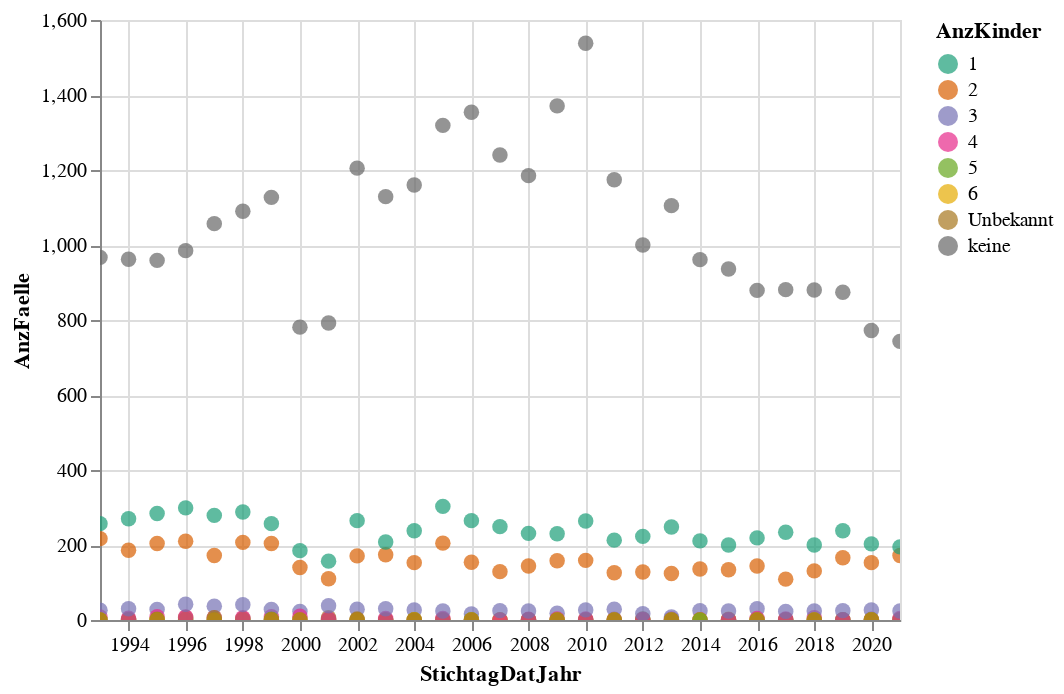

Notebook source saved alongside this figure:
### Code cell
alt.Chart(data2betested.reset_index()).mark_circle(size=60).encode(
    x='StichtagDatJahr',
    y='AnzFaelle',
    #color='AnzNat',
    #color=alt.Color('AnzNat', scale=alt.Scale(scheme='greens')),
    color=alt.Color('AnzKinder', scale=alt.Scale(scheme='dark2')),
    tooltip=['StichtagDatJahr','AnzKinder','AnzFaelle']
).interactive() # this makes the axes interactive: now you can zoom & pan

### Figure 1 — Vega-Lite specification as saved in the notebook (floating-point values rounded to 4 significant figures; data arrays with more than 128 entries replaced by an {"elided": "..."} marker saying what was removed)
{"config": {"view": {"continuousWidth": 400, "continuousHeight": 300}}, "data": {"name": "data-d3246d93ca28496f710ab740671f5cfc"}, "mark": {"type": "circle", "size": 60}, "encoding": {"color": {"type": "nominal", "field": "AnzKinder", "scale": {"scheme": "dark2"}}, "tooltip": [{"type": "temporal", "field": "StichtagDatJahr"}, {"type": "nominal", "field": "AnzKinder"}, {"type": "quantitative", "field": "AnzFaelle"}], "x": {"type": "temporal", "field": "StichtagDatJahr"}, "y": {"type": "quantitative", "field": "AnzFaelle"}}, "selection": {"selector003": {"type": "interval", "bind": "scales", "encodings": ["x", "y"]}}, "$schema": "https://vega.github.io/schema/vega-lite/v4.8.1.json", "datasets": {"data-d3246d93ca28496f710ab740671f5cfc": {"elided": "232 records"}}}
